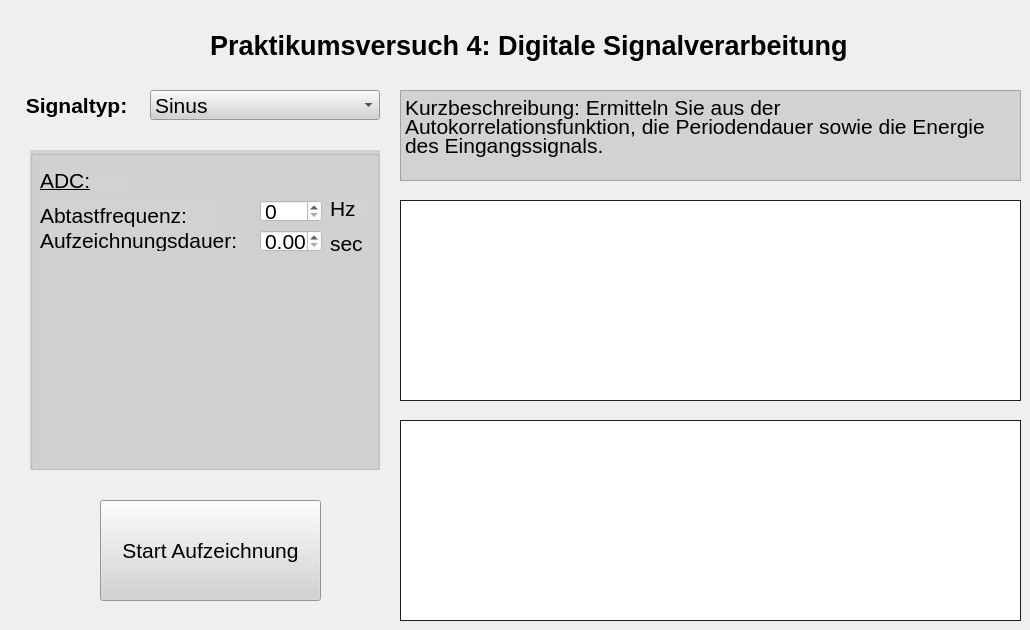
    <widget class="QWidget" name="tab_4">
     <attribute name="title">
      <string>Versuch 4</string>
     </attribute>
     <widget class="QLabel" name="label_5">
      <property name="geometry">
       <rect>
        <x>140</x>
        <y>20</y>
        <width>820</width>
        <height>50</height>
       </rect>
      </property>
      <property name="font">
       <font>
        <family>Arial</family>
        <pointsize>20</pointsize>
        <weight>75</weight>
        <italic>false</italic>
        <bold>true</bold>
        <underline>false</underline>
        <strikeout>false</strikeout>
       </font>
      </property>
      <property name="text">
       <string>Praktikumsversuch 4: Digitale Signalverarbeitung</string>
      </property>
      <property name="indent">
       <number>70</number>
      </property>
     </widget>
     <widget class="QTextEdit" name="textEdit_4">
      <property name="geometry">
       <rect>
        <x>400</x>
        <y>90</y>
        <width>621</width>
        <height>91</height>
       </rect>
      </property>
      <property name="styleSheet">
       <string notr="true">background:  rgb(210, 210, 210)</string>
      </property>
      <property name="html">
       <string>&lt;!DOCTYPE HTML PUBLIC &quot;-//W3C//DTD HTML 4.0//EN&quot; &quot;http://www.w3.org/TR/REC-html40/strict.dtd&quot;&gt;
&lt;html&gt;&lt;head&gt;&lt;meta name=&quot;qrichtext&quot; content=&quot;1&quot; /&gt;&lt;style type=&quot;text/css&quot;&gt;
p, li { white-space: pre-wrap; }
&lt;/style&gt;&lt;/head&gt;&lt;body style=&quot; font-family:'MS Shell Dlg 2'; font-size:8.25pt; font-weight:400; font-style:normal;&quot;&gt;
&lt;p style=&quot; margin-top:0px; margin-bottom:0px; margin-left:0px; margin-right:0px; -qt-block-indent:0; text-indent:0px; line-height:80%;&quot;&gt;&lt;span style=&quot; font-size:16pt;&quot;&gt;Kurzbeschreibung: Ermitteln Sie aus der Autokorrelationsfunktion, die Periodendauer sowie die Energie des Eingangssignals.&lt;/span&gt;&lt;/p&gt;&lt;/body&gt;&lt;/html&gt;</string>
      </property>
     </widget>
     <widget class="QComboBox" name="v4_signaltype">
      <property name="geometry">
       <rect>
        <x>150</x>
        <y>90</y>
        <width>230</width>
        <height>30</height>
       </rect>
      </property>
      <property name="font">
       <font>
        <family>Arial</family>
        <pointsize>16</pointsize>
       </font>
      </property>
      <property name="styleSheet">
       <string notr="true">background: rgb(210, 210, 210)</string>
      </property>
      <item>
       <property name="text">
        <string>Sinus</string>
       </property>
      </item>
      <item>
       <property name="text">
        <string>Rechteck</string>
       </property>
      </item>
      <item>
       <property name="text">
        <string>Dreieck</string>
       </property>
      </item>
     </widget>
     <widget class="QLabel" name="label_6">
      <property name="geometry">
       <rect>
        <x>20</x>
        <y>90</y>
        <width>130</width>
        <height>30</height>
       </rect>
      </property>
      <property name="font">
       <font>
        <family>Arial</family>
        <pointsize>16</pointsize>
        <weight>75</weight>
        <bold>true</bold>
       </font>
      </property>
      <property name="text">
       <string> Signaltyp:</string>
      </property>
     </widget>
     <widget class="PlotWidget" name="upGraphicsView_4">
      <property name="geometry">
       <rect>
        <x>400</x>
        <y>200</y>
        <width>621</width>
        <height>201</height>
       </rect>
      </property>
      <property name="styleSheet">
       <string notr="true">border: 1px solid rgb(30, 30, 30)</string>
      </property>
     </widget>
     <widget class="PlotWidget" name="downGraphicsView_4">
      <property name="geometry">
       <rect>
        <x>400</x>
        <y>420</y>
        <width>621</width>
        <height>201</height>
       </rect>
      </property>
      <property name="styleSheet">
       <string notr="true">border: 1px solid rgb(30, 30, 30)</string>
      </property>
     </widget>
     <widget class="QPushButton" name="pushButton_7">
      <property name="geometry">
       <rect>
        <x>100</x>
        <y>500</y>
        <width>221</width>
        <height>101</height>
       </rect>
      </property>
      <property name="font">
       <font>
        <family>Arial</family>
        <pointsize>16</pointsize>
        <weight>50</weight>
        <bold>false</bold>
       </font>
      </property>
      <property name="styleSheet">
       <string notr="true">background:  rgb(210, 210, 210)</string>
      </property>
      <property name="text">
       <string>Start Aufzeichnung</string>
      </property>
     </widget>
     <widget class="QGroupBox" name="groupBox_4">
      <property name="geometry">
       <rect>
        <x>30</x>
        <y>150</y>
        <width>350</width>
        <height>320</height>
       </rect>
      </property>
      <property name="styleSheet">
       <string notr="true">background: rgb(210, 210, 210)</string>
      </property>
      <property name="title">
       <string/>
      </property>
      <widget class="QLabel" name="label_15">
       <property name="geometry">
        <rect>
         <x>10</x>
         <y>20</y>
         <width>91</width>
         <height>21</height>
        </rect>
       </property>
       <property name="font">
        <font>
         <family>Arial</family>
         <pointsize>16</pointsize>
         <underline>true</underline>
        </font>
       </property>
       <property name="text">
        <string>ADC:</string>
       </property>
      </widget>
      <widget class="QLabel" name="label_16">
       <property name="geometry">
        <rect>
         <x>10</x>
         <y>50</y>
         <width>181</width>
         <height>31</height>
        </rect>
       </property>
       <property name="font">
        <font>
         <family>Arial</family>
         <pointsize>16</pointsize>
        </font>
       </property>
       <property name="text">
        <string>Abtastfrequenz:</string>
       </property>
      </widget>
      <widget class="QLabel" name="label_31">
       <property name="geometry">
        <rect>
         <x>10</x>
         <y>80</y>
         <width>201</width>
         <height>21</height>
        </rect>
       </property>
       <property name="font">
        <font>
         <family>Arial</family>
         <pointsize>16</pointsize>
        </font>
       </property>
       <property name="text">
        <string>Aufzeichnungsdauer:</string>
       </property>
      </widget>
      <widget class="QSpinBox" name="v4_frequenz">
       <property name="geometry">
        <rect>
         <x>230</x>
         <y>50</y>
         <width>62</width>
         <height>22</height>
        </rect>
       </property>
       <property name="font">
        <font>
         <family>Arial</family>
         <pointsize>16</pointsize>
        </font>
       </property>
       <property name="styleSheet">
        <string notr="true">background: rgb(255, 255, 255)</string>
       </property>
      </widget>
      <widget class="QDoubleSpinBox" name="v4_duration">
       <property name="geometry">
        <rect>
         <x>230</x>
         <y>80</y>
         <width>62</width>
         <height>22</height>
        </rect>
       </property>
       <property name="font">
        <font>
         <family>Arial</family>
         <pointsize>16</pointsize>
        </font>
       </property>
       <property name="styleSheet">
        <string notr="true">background: rgb(255, 255, 255)</string>
       </property>
      </widget>
      <widget class="QLabel" name="label_32">
       <property name="geometry">
        <rect>
         <x>300</x>
         <y>50</y>
         <width>41</width>
         <height>16</height>
        </rect>
       </property>
       <property name="font">
        <font>
         <family>Arial</family>
         <pointsize>16</pointsize>
        </font>
       </property>
       <property name="text">
        <string>Hz</string>
       </property>
      </widget>
      <widget class="QLabel" name="label_33">
       <property name="geometry">
        <rect>
         <x>300</x>
         <y>85</y>
         <width>41</width>
         <height>16</height>
        </rect>
       </property>
       <property name="font">
        <font>
         <family>Arial</family>
         <pointsize>16</pointsize>
        </font>
       </property>
       <property name="text">
        <string>sec</string>
       </property>
      </widget>
     </widget>
    </widget>
